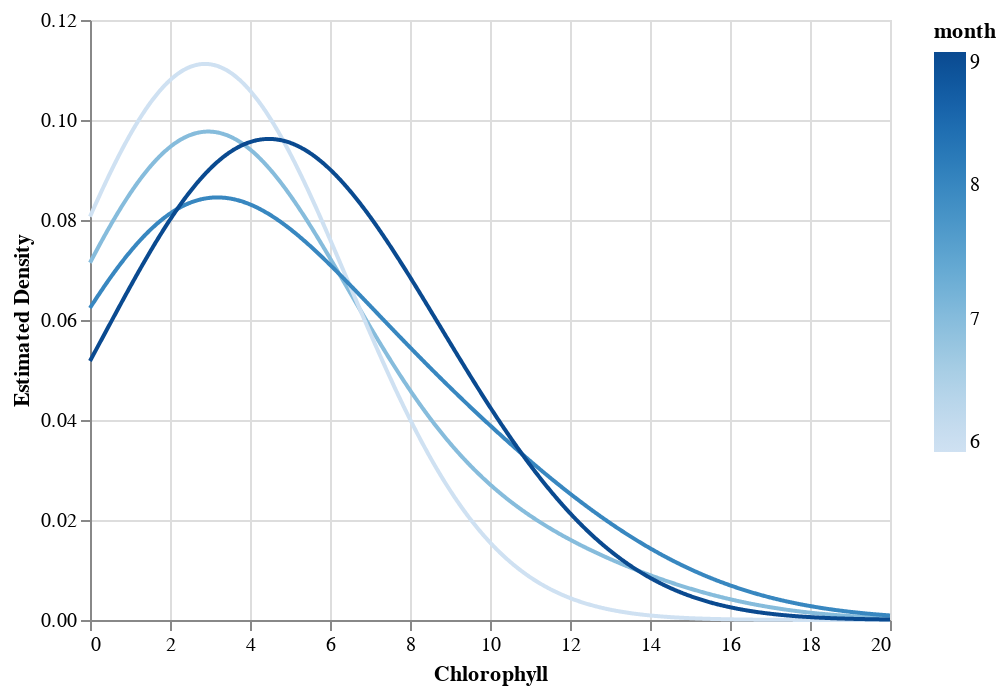

The notebook cell this image was saved under:
### Code cell
# in CA, higher productivity in later months
alt.Chart(ncca).transform_filter(
    alt.FieldEqualPredicate(field = 'state', equal = 'CA')
).transform_density(
    density = 'chla', 
    as_ = ['Chlorophyll', 'Estimated Density'], 
    groupby = ['month'],
    bandwidth = 3.5, 
    extent = [0, 20],
    steps = 1000 
).mark_line().encode(
    x = 'Chlorophyll:Q',
    y = 'Estimated Density:Q',
    color = 'month:Q'
)

### Figure 1 — Vega-Lite specification as saved in the notebook (floating-point values rounded to 4 significant figures; data arrays with more than 128 entries replaced by an {"elided": "..."} marker saying what was removed)
{"config": {"view": {"continuousWidth": 400, "continuousHeight": 300}}, "data": {"name": "data-3e8250eb0b21998987445917afe856a9"}, "mark": "line", "encoding": {"color": {"type": "quantitative", "field": "month"}, "x": {"type": "quantitative", "field": "Chlorophyll"}, "y": {"type": "quantitative", "field": "Estimated Density"}}, "transform": [{"filter": {"equal": "CA", "field": "state"}}, {"density": "chla", "bandwidth": 3.5, "extent": [0, 20], "groupby": ["month"], "steps": 1000, "as": ["Chlorophyll", "Estimated Density"]}], "$schema": "https://vega.github.io/schema/vega-lite/v4.8.1.json", "datasets": {"data-3e8250eb0b21998987445917afe856a9": {"elided": "1092 records"}}}
